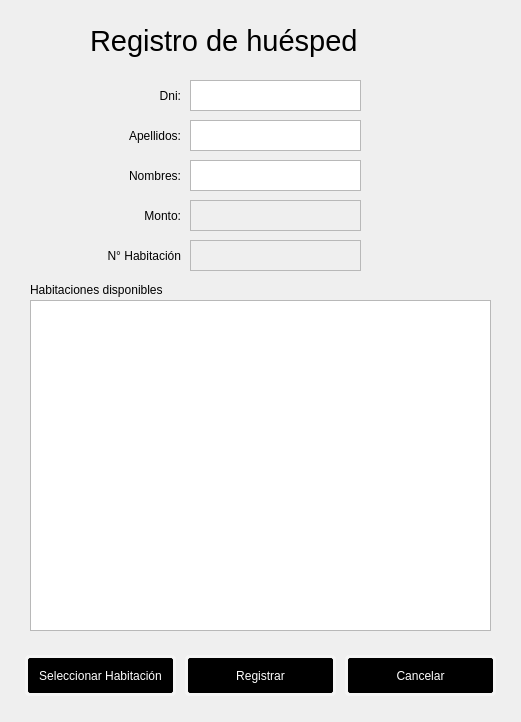
<?xml version="1.0" encoding="UTF-8"?>
<ui version="4.0">
 <class>registrar_huesped</class>
 <widget class="QWidget" name="registrar_huesped">
  <property name="geometry">
   <rect>
    <x>0</x>
    <y>0</y>
    <width>521</width>
    <height>722</height>
   </rect>
  </property>
  <property name="windowTitle">
   <string>Form</string>
  </property>
  <property name="styleSheet">
   <string notr="true">QPushButton {
 border: 3px solid whitesmoke;
 border-radius: 5px;
 background-color: black;
 padding: 5px;
 margin: 5px;
color: white;
}
QPushButton:hover {
border: 3px solid black;
border-radius: 5px; 
background-color: white;
color: black;
}</string>
  </property>
  <widget class="QLabel" name="label">
   <property name="geometry">
    <rect>
     <x>90</x>
     <y>10</y>
     <width>351</width>
     <height>61</height>
    </rect>
   </property>
   <property name="font">
    <font>
     <pointsize>22</pointsize>
    </font>
   </property>
   <property name="text">
    <string>Registro de huésped</string>
   </property>
  </widget>
  <widget class="QLabel" name="label_2">
   <property name="geometry">
    <rect>
     <x>80</x>
     <y>80</y>
     <width>101</width>
     <height>31</height>
    </rect>
   </property>
   <property name="text">
    <string>Dni:</string>
   </property>
   <property name="alignment">
    <set>Qt::AlignRight|Qt::AlignTrailing|Qt::AlignVCenter</set>
   </property>
  </widget>
  <widget class="QTextEdit" name="txtdni">
   <property name="geometry">
    <rect>
     <x>190</x>
     <y>80</y>
     <width>171</width>
     <height>31</height>
    </rect>
   </property>
  </widget>
  <widget class="QLabel" name="label_3">
   <property name="geometry">
    <rect>
     <x>80</x>
     <y>120</y>
     <width>101</width>
     <height>31</height>
    </rect>
   </property>
   <property name="text">
    <string>Apellidos:</string>
   </property>
   <property name="alignment">
    <set>Qt::AlignRight|Qt::AlignTrailing|Qt::AlignVCenter</set>
   </property>
  </widget>
  <widget class="QTextEdit" name="txtapellidos">
   <property name="geometry">
    <rect>
     <x>190</x>
     <y>120</y>
     <width>171</width>
     <height>31</height>
    </rect>
   </property>
  </widget>
  <widget class="QLabel" name="label_4">
   <property name="geometry">
    <rect>
     <x>80</x>
     <y>160</y>
     <width>101</width>
     <height>31</height>
    </rect>
   </property>
   <property name="text">
    <string>Nombres:</string>
   </property>
   <property name="alignment">
    <set>Qt::AlignRight|Qt::AlignTrailing|Qt::AlignVCenter</set>
   </property>
  </widget>
  <widget class="QTextEdit" name="txtnombres">
   <property name="geometry">
    <rect>
     <x>190</x>
     <y>160</y>
     <width>171</width>
     <height>31</height>
    </rect>
   </property>
  </widget>
  <widget class="QTableWidget" name="tableWidget">
   <property name="geometry">
    <rect>
     <x>30</x>
     <y>300</y>
     <width>461</width>
     <height>331</height>
    </rect>
   </property>
  </widget>
  <widget class="QLabel" name="label_5">
   <property name="geometry">
    <rect>
     <x>80</x>
     <y>200</y>
     <width>101</width>
     <height>31</height>
    </rect>
   </property>
   <property name="text">
    <string>Monto:</string>
   </property>
   <property name="alignment">
    <set>Qt::AlignRight|Qt::AlignTrailing|Qt::AlignVCenter</set>
   </property>
  </widget>
  <widget class="QTextEdit" name="txtmonto">
   <property name="enabled">
    <bool>false</bool>
   </property>
   <property name="geometry">
    <rect>
     <x>190</x>
     <y>200</y>
     <width>171</width>
     <height>31</height>
    </rect>
   </property>
  </widget>
  <widget class="QLabel" name="label_6">
   <property name="geometry">
    <rect>
     <x>30</x>
     <y>280</y>
     <width>191</width>
     <height>20</height>
    </rect>
   </property>
   <property name="text">
    <string>Habitaciones disponibles</string>
   </property>
  </widget>
  <widget class="QTextEdit" name="txthabitacion">
   <property name="enabled">
    <bool>false</bool>
   </property>
   <property name="geometry">
    <rect>
     <x>190</x>
     <y>240</y>
     <width>171</width>
     <height>31</height>
    </rect>
   </property>
  </widget>
  <widget class="QLabel" name="label_7">
   <property name="geometry">
    <rect>
     <x>80</x>
     <y>240</y>
     <width>101</width>
     <height>31</height>
    </rect>
   </property>
   <property name="text">
    <string>N° Habitación</string>
   </property>
   <property name="alignment">
    <set>Qt::AlignRight|Qt::AlignTrailing|Qt::AlignVCenter</set>
   </property>
  </widget>
  <widget class="QPushButton" name="btnseleccionar">
   <property name="geometry">
    <rect>
     <x>20</x>
     <y>650</y>
     <width>161</width>
     <height>51</height>
    </rect>
   </property>
   <property name="text">
    <string>Seleccionar Habitación</string>
   </property>
  </widget>
  <widget class="QPushButton" name="btnregistrar">
   <property name="geometry">
    <rect>
     <x>180</x>
     <y>650</y>
     <width>161</width>
     <height>51</height>
    </rect>
   </property>
   <property name="text">
    <string>Registrar</string>
   </property>
  </widget>
  <widget class="QPushButton" name="btncancelar">
   <property name="geometry">
    <rect>
     <x>340</x>
     <y>650</y>
     <width>161</width>
     <height>51</height>
    </rect>
   </property>
   <property name="text">
    <string>Cancelar</string>
   </property>
  </widget>
  <widget class="QLabel" name="error1">
   <property name="geometry">
    <rect>
     <x>370</x>
     <y>80</y>
     <width>141</width>
     <height>31</height>
    </rect>
   </property>
   <property name="styleSheet">
    <string notr="true">color: red;
</string>
   </property>
   <property name="text">
    <string/>
   </property>
  </widget>
  <widget class="QLabel" name="error2">
   <property name="geometry">
    <rect>
     <x>370</x>
     <y>120</y>
     <width>141</width>
     <height>31</height>
    </rect>
   </property>
   <property name="styleSheet">
    <string notr="true">color: red;
</string>
   </property>
   <property name="text">
    <string/>
   </property>
  </widget>
  <widget class="QLabel" name="error3">
   <property name="geometry">
    <rect>
     <x>370</x>
     <y>160</y>
     <width>141</width>
     <height>31</height>
    </rect>
   </property>
   <property name="styleSheet">
    <string notr="true">color: red;
</string>
   </property>
   <property name="text">
    <string/>
   </property>
  </widget>
  <widget class="QLabel" name="error4">
   <property name="geometry">
    <rect>
     <x>380</x>
     <y>200</y>
     <width>81</width>
     <height>61</height>
    </rect>
   </property>
   <property name="styleSheet">
    <string notr="true">color: red;
</string>
   </property>
   <property name="text">
    <string/>
   </property>
  </widget>
 </widget>
 <resources/>
 <connections/>
</ui>
